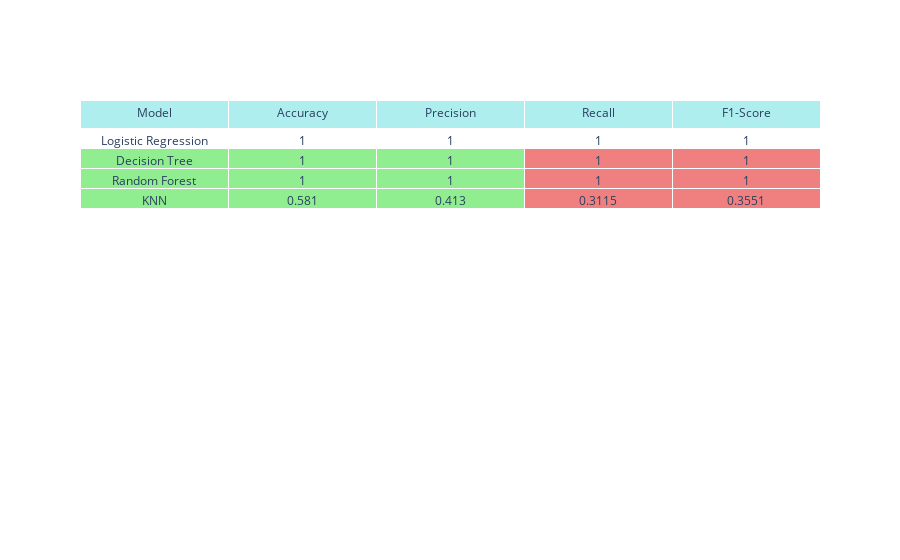

Notebook source saved alongside this figure:
### Code cell
colors = []
for i, row in results_df.iterrows():
    row_colors = []
    for metric in ['Accuracy','Precision','Recall','F1-Score']:
        if row[metric] >= 0.8:
            row_colors.append('lightgreen')
        elif row[metric] < 0.6:
            row_colors.append('lightcoral')
        else:
            row_colors.append('white')
    colors.append(['white'] + row_colors)

fig = go.Figure(data=[go.Table(
    header=dict(values=list(results_df.columns), fill_color='paleturquoise', align='center'),
    cells=dict(values=[results_df[col] for col in results_df.columns], fill_color=colors, align='center'))
])
fig.show()

### Figure 1 — Plotly figure (JSON) as saved in the notebook; plotly's stock layout.template omitted (floating-point values rounded to 4 significant figures)
{"data": [{"cells": {"align": "center", "fill": {"color": [["white", "lightgreen", "lightgreen", "lightgreen", "lightgreen"], ["white", "lightgreen", "lightgreen", "lightgreen", "lightgreen"], ["white", "lightgreen", "lightgreen", "lightgreen", "lightgreen"], ["white", "lightcoral", "lightcoral", "lightcoral", "lightcoral"]]}, "values": [["Logistic Regression", "Decision Tree", "Random Forest", "KNN"], [1, 1, 1, 0.581], [1, 1, 1, 0.413], [1, 1, 1, 0.3115], [1, 1, 1, 0.3551]]}, "header": {"align": "center", "fill": {"color": "paleturquoise"}, "values": ["Model", "Accuracy", "Precision", "Recall", "F1-Score"]}, "type": "table"}], "layout": {}}
